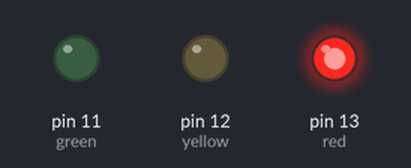
This sketch was run on a simulated Arduino Uno, built with avr-gcc and run on an emulated ATmega328P. Shown: output pins drawn as LEDs (lit = HIGH).

Above: at 2.5 s.
At 9.5 s:
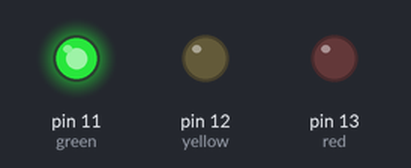
At 13.0 s:
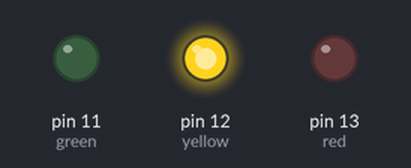
Timing chart, 0 to 18.2 s (numbered marks = the images above):
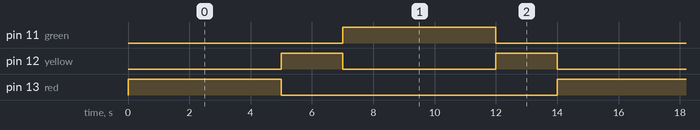

Measured:
- by itself, pin 11 (green), pin 13 (red): alternates HIGH for 5.0 s and LOW for 9.0 s
- by itself, pin 12 (yellow): alternates HIGH for 2.0 s and LOW for 5.0 s
- by itself, everything shown: repeats every 14.0 s, in 4 steps

The sketch:

semaforo.ino
```cpp
// Variables
int red = 13;
int yellow = 12;
int green = 11;

void setup() {
  pinMode(red,OUTPUT);
  pinMode(yellow, OUTPUT);
  pinMode(green, OUTPUT);
}

void loop() {
  // RED
  digitalWrite(13, HIGH);
  digitalWrite(12, LOW);
  digitalWrite(11, LOW);
  delay(5000);

  // YELLOW
  digitalWrite(13, LOW);
  digitalWrite(12, HIGH);
  digitalWrite(11, LOW);
  delay(2000);

  // GREEN
  digitalWrite(13, LOW);
  digitalWrite(12, LOW);
  digitalWrite(11, HIGH);
  delay(5000);

  // YELLOW
  digitalWrite(13, LOW);
  digitalWrite(12, HIGH);
  digitalWrite(11, LOW);
  delay(2000);


}
```
